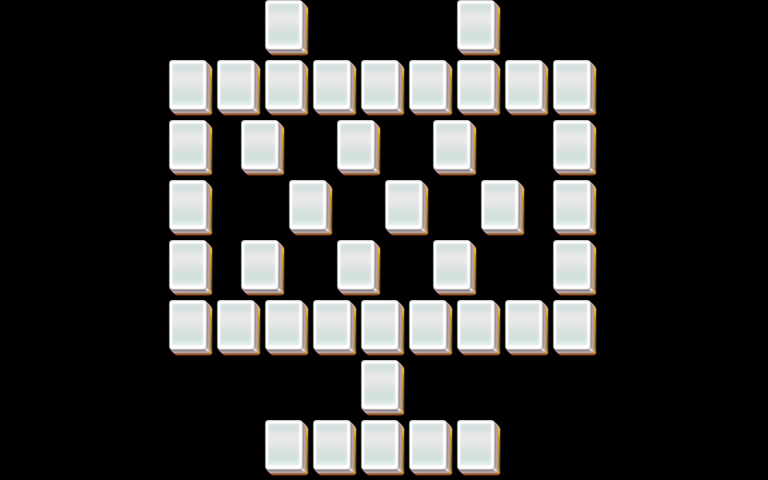

Tiled map render using the project's own tile images. Description and the map definition, with tile-layer contents summarised, below:
An orthogonal 32x16 tile map with 24x30 px tiles, 4 tile layers (layer1, layer2, layer3, layer4).

<map version="1.0" orientation="orthogonal" width="32" height="16" tilewidth="24" tileheight="30">
 <properties>
  <property name="species" value="20" />
 </properties>
 <tileset firstgid="1" name="mahjong" tilewidth="48" tileheight="60">
  <image source="mahjong.png" />
 </tileset>
 <layer name="layer1" width="32" height="16">
  <data>[512 cells, 41 non-empty, 1 distinct tile ids]</data>
 </layer>
 <layer name="layer2" width="32" height="16">
  <data>[512 cells, 41 non-empty, 1 distinct tile ids]</data>
 </layer>
 <layer name="layer3" width="32" height="16">
  <data>[512 cells, 41 non-empty, 1 distinct tile ids]</data>
 </layer>
 <layer name="layer4" width="32" height="16">
  <data>[512 cells, 41 non-empty, 1 distinct tile ids]</data>
 </layer>
</map>
